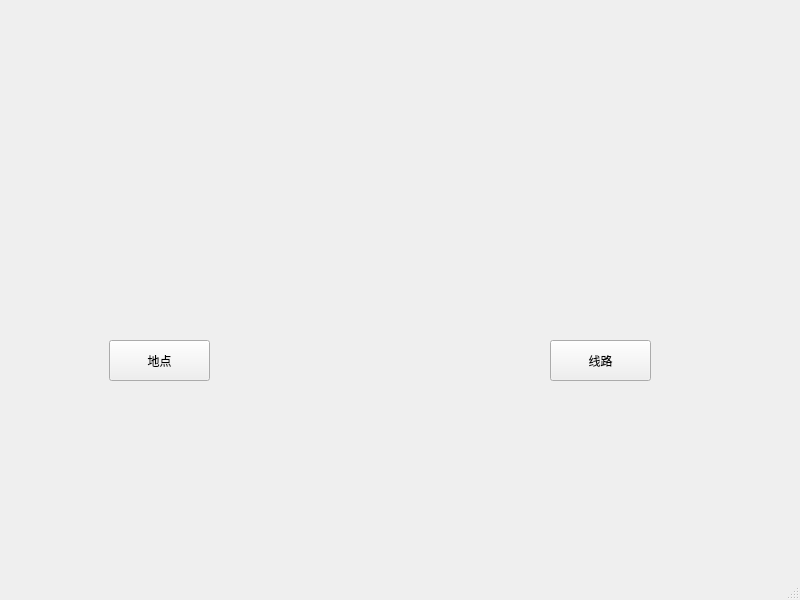
<?xml version="1.0" encoding="UTF-8"?>
<ui version="4.0">
 <class>refresh</class>
 <widget class="QMainWindow" name="refresh">
  <property name="geometry">
   <rect>
    <x>0</x>
    <y>0</y>
    <width>800</width>
    <height>600</height>
   </rect>
  </property>
  <property name="windowTitle">
   <string>MainWindow</string>
  </property>
  <widget class="QWidget" name="centralwidget">
   <widget class="QPushButton" name="placeButton">
    <property name="geometry">
     <rect>
      <x>109</x>
      <y>340</y>
      <width>101</width>
      <height>41</height>
     </rect>
    </property>
    <property name="text">
     <string>地点</string>
    </property>
   </widget>
   <widget class="QPushButton" name="pathButton">
    <property name="geometry">
     <rect>
      <x>550</x>
      <y>340</y>
      <width>101</width>
      <height>41</height>
     </rect>
    </property>
    <property name="text">
     <string>线路</string>
    </property>
   </widget>
  </widget>
  <widget class="QMenuBar" name="menubar">
   <property name="geometry">
    <rect>
     <x>0</x>
     <y>0</y>
     <width>800</width>
     <height>21</height>
    </rect>
   </property>
  </widget>
  <widget class="QStatusBar" name="statusbar"/>
 </widget>
 <resources/>
 <connections/>
</ui>
